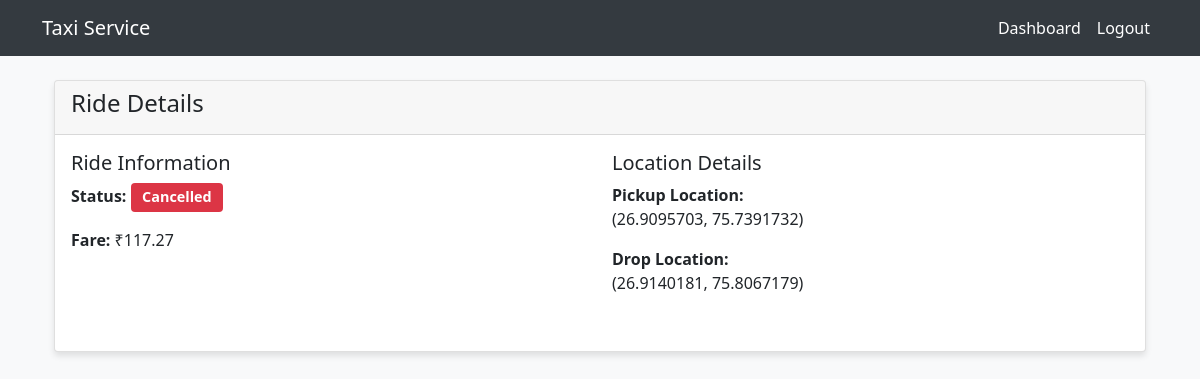
The page /ride/55/ (signed in) on the database its author committed.
### rides/models.py (models this page shows, shortened)
class Ride(models.Model):
    customer = models.ForeignKey(User, on_delete=models.CASCADE)
    driver = models.ForeignKey(Driver, on_delete=models.SET_NULL, null=True, blank=True)
    pickup_latitude = models.FloatField()
    pickup_longitude = models.FloatField()
    drop_latitude = models.FloatField()
    drop_longitude = models.FloatField()
    car_type = models.CharField(max_length=50, default="Sedan")
    status = models.CharField(max_length=20, choices=[
        ('Pending', 'Pending'),
        ('Accepted', 'Accepted'),
        ('Completed', 'Completed'),
        ('Cancelled', 'Cancelled')
    ], default='Pending')
    fare = models.DecimalField(max_digits=10, decimal_places=2, default=0)
    cancellation_fee = models.DecimalField(max_digits=10, decimal_places=2, default=0)
    estimated_time = models.CharField(max_length=50, null=True, blank=True)
    cancellation_reason = models.CharField(max_length=50, choices=REASONS, null=True, blank=True)

### rides/views.py (the view)
# urls.py: path("ride/<int:ride_id>/", ride_details, name="ride_details"),
@login_required
def ride_details(request, ride_id):
    try:
        ride = get_object_or_404(Ride, id=ride_id)
        return render(request, "rides/ride_details.html", {
            "ride": ride,
            "MAPBOX_ACCESS_TOKEN": settings.MAPBOX_ACCESS_TOKEN
        })
    except Exception as e:
        messages.error(request, "Error loading ride details.")
        return redirect('dashboard')

### rides/templates/rides/ride_details.html (shortened to what this page needs)
{% extends 'base.html' %}
{% load static %}
{% block extra_head %}
<link href='https://api.mapbox.com/mapbox-gl-js/v2.15.0/mapbox-gl.css' rel='stylesheet' />
{% endblock %}
{% block content %}
<div class="container mt-4">
    <div class="card">
        <div class="card-header">
            <h4>Ride Details</h4>
        </div>
        <div class="card-body">
            <div class="row mb-4">
                <div class="col-md-6">
                    <h5>Ride Information</h5>
                    <p><strong>Status:</strong>
                        <span class="badge {% if ride.status == 'Completed' %}bg-success
                                    {% elif ride.status == 'Cancelled' %}bg-danger
                                    {% elif ride.status == 'Accepted' %}bg-primary
                                    {% else %}bg-warning{% endif %}">
                            {{ ride.status }}
                        </span>
                    </p>
                    <p><strong>Fare:</strong> ₹{{ ride.fare }}</p>
                </div>
                <div class="col-md-6">
                    <h5>Location Details</h5>
                    <p><strong>Pickup Location:</strong><br>
                        ({{ ride.pickup_latitude }}, {{ ride.pickup_longitude }})</p>
                    <p><strong>Drop Location:</strong><br>
                        ({{ ride.drop_latitude }}, {{ ride.drop_longitude }})</p>
                </div>
            </div>
        </div>
    </div>
</div>
{% endblock %}

### rides/templates/base.html (style rules this page uses)
body { background-color: #f8f9fa; }
.card { box-shadow: 0 4px 6px rgba(0, 0, 0, 0.1); margin-bottom: 20px; }
.badge { font-size: 0.9em; padding: 0.5em 0.8em; }

### rows shown on the page
Ride: status "Cancelled", fare "117.27", pickup_latitude "26.9095703", pickup_longitude "75.7391732", drop_latitude "26.9140181", drop_longitude "75.8067179"
